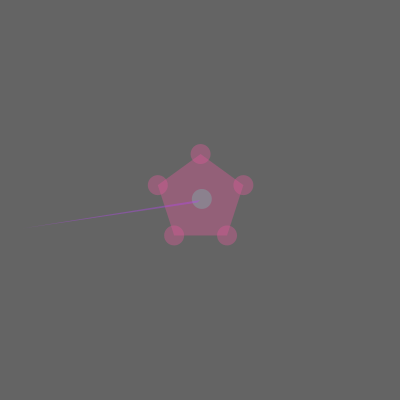
Frame 1 (no input)
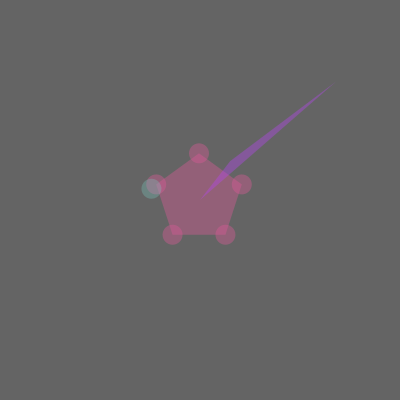
Frame 60 (the mouse pressed at the canvas centre just before this capture)
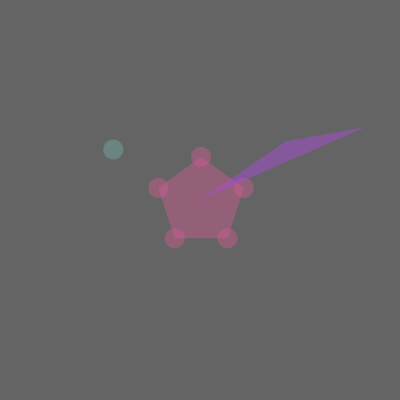
Frame 120 (the mouse held since frame 60 and released just before this capture)

The Processing sketch that drew these frames (run headless with seeded random() and noise(); from frame 60 on, the mouse is pressed at the canvas centre):

// Processing sketch: processing_101376
// ── processing_101376.pde

//A2-13: Program your moving elements from A2-08 but use classes to represent the three visual elements.//

/* Made By: Naghmi Shireen
 Dated: 19 oct, 2010*/

//in this asignment i have used three classes to draw pentagon, ellipse and a triangles as three visual elements to make non linear random motion



int points=5; // five points for pentagon
float centerX, centerY; //center point of  rotation and center of pentagon
float radius=45; // this is the radius of Pentagon
int i; //an increment  
  
Pentagon myPentagon; // a variable "myPentagon" of class Pentagon
Circle myCircle;// a variable "myCircle" of class Circle
Triangle myTriangle;// a variable "myTriangle" of class Triangle


void setup() {
  size(400,400);
  background(255);
  frameRate(30);
  centerX=width/2; // i have started moving all elements from the center of the display window
  centerY=height/2; //center of height
  
  myPentagon=new Pentagon();//initializing myPentagon
  myCircle=new Circle();//initializing myCircle
  myTriangle= new Triangle();//initializing myTriangle
}


void draw() {
  background(100);
  strokeWeight(1);
  noStroke();

   fill(220,90,150,100);
  //in pentagons randomness is created by just changing its center point randomly
    myPentagon.drawPentagon(centerX+random(-2,2),centerY+random(-2,2),radius, points); // pentagon call

  fill(120,200,190,80);
  //in circles randomness is created by changing its x and y postions randomly, along a circular path
  myCircle.drawCircle(); //Method call from Circle class 
  
  fill(180,70,240,100);
  //in triangle, randomness is created by changing its one cordinate randomly,the other two cordinates remain same
  myTriangle.drawTriangle(); //triangle called
}





////////////////////////////////////////////////////////////////////////////////////////////

//pentagon class
class Pentagon{
  float cenX;
  float cenY;
  float rad;
  float numNodes;
  float[] xpos=new float[points];  // an array to store x positions of five points of pentagon
  float[] ypos=new float[points]; // an array to store y positions of five points of pentagon
  float rotAngle=-90; // an initial angle for pentagon

 
  Pentagon(){

  }// constructor is empty, as i have no argument
  
void drawPentagon(float cenX, float cenY, float rad,float numNodes) {
  //this loop will mark all the nodes of pentagon and will draw circles on those nodes
  for (int i=0; i<numNodes; i++) {
    xpos[i] = cenX+cos(radians(rotAngle))*rad; // will be storing the x position of all nodes of the pentagon one by one
    ypos[i] = cenY+sin(radians(rotAngle))*rad;// will be storing the y position of all nodes of the pentagon one by one
    ellipse(xpos[i],ypos[i],20,20); //making a circle at every node of pentagon
    rotAngle += 360.0/numNodes; // increasing the angle depending upon the number of nodes of pentagon
  }

  beginShape(); // this function will joins those points in a closed loop
  for (int i=0; i<numNodes;i++) {
    vertex(xpos[i],ypos[i]);
  }
  endShape(CLOSE);
  }
}

/////////////////////////////////////////////////////////////////////////////////////////
//Circle class
class Circle{
  
  Circle(){
  } //constructor is empty as the class has no arguments
  
      //this the method of class Circle
    void drawCircle() {
      pushMatrix(); 
      translate(width/2,height/2); // first translated to the center
      rotate(i); //then rotated with an increment
      if(i<width/2) {
        ellipse(i+random(-2,2),i+random(-2,2),20,20); // then circle drawn
        i+=2;
      }
      else {
        i=0; //when circle position is out of window, increment becomes 0 again
      }
      popMatrix(); // poped back
      }
    }


///////////////////////////////////////////////////////////////////////////////////////////
//triangle class
class Triangle{
  
  Triangle(){
  }// again the constructor is empty as we dont have any arguments
  // i have noticed that if the class doen't have any arguments, we can skip the CONSTRUCTOR part, the program works fine
  
  
  void drawTriangle() {
        pushMatrix();
        translate(width/2,height/2); //translated to center
        rotate(i); //rotated through increment
        if(i<width/2) {
          triangle(0,0,100,150,i+random(-2,2),i+random(-2,2)); //then triangles are drawn with  one random cordinate
          i+=2; //increment applied
        }
        else {
          i=0; //increment back to zero in a condition
        }
        popMatrix(); //matrix poped back
      }
}
